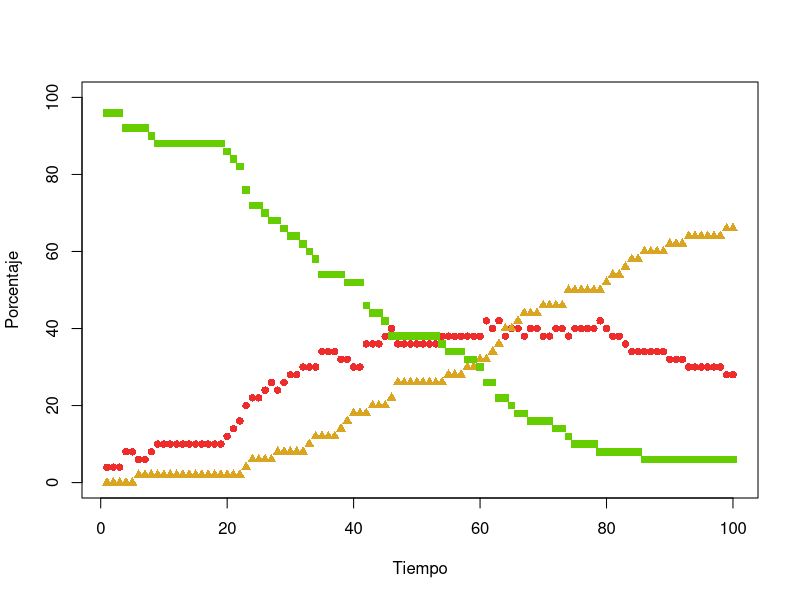

Here is the R script that generated this plot:
l <- 1.5
n <- 50
pi <- 0.05
pr <- 0.02
v <- l / 30
impr = FALSE

r <- 0.1
tmax <- 100
digitos <- floor(log(tmax, 10)) + 1

inic = proc.time()
agentes <- data.frame(x = double(), y = double(), dx = double(), dy = double(), estado  = character())
for (i in 1:n) {
    e <- "S"
    if (runif(1) < pi) {
        e <- "I"
    }
    agentes <- rbind(agentes, data.frame(x = runif(1, 0, l), y = runif(1, 0, l),
                                          dx = runif(1, -v, v), dy = runif(1, -v, v),
                                         estado = e))
    levels(agentes$estado) <- c("S", "I", "R")
}
epidemia <- integer()
inmunes <- integer()
saludables <- integer()

for (tiempo in 1:tmax) {
    infectados <- dim(agentes[agentes$estado == "I",])[1]
    epidemia <- c(epidemia, infectados)
    recuperados <- nrow(agentes[agentes$estado == "R",])
    inmunes <- c(inmunes, recuperados)
    sanos <- nrow(agentes[agentes$estado == "S",])
    saludables <- c(saludables, sanos)

    if (infectados == 0) {
        break
    }
    contagios <- rep(FALSE, n)
    for (i in 1:n) { # posibles contagios
        a1 <- agentes[i, ]
        if (a1$estado == "I") { # desde los infectados
            for (j in 1:n) {
                if (!contagios[j]) { # aun sin contagio
                    a2 <- agentes[j, ]
                    if (a2$estado == "S") { # hacia los susceptibles
                        dx <- a1$x - a2$x
                        dy <- a1$y - a2$y
                        d <- sqrt(dx^2 + dy^2)
                        if (d < r) { # umbral
                            p <- (r - d) / r
                            if (runif(1) < p) {
                                contagios[j] <- TRUE
                            }
                        }
                    }
                }
            }
        }
    }
    for (i in 1:n) { # movimientos y actualizaciones
        a <- agentes[i, ]
        if (contagios[i]) {
            a$estado <- "I"
        } else if (a$estado == "I") { # ya estaba infectado
            if (runif(1) < pr) {
                a$estado <- "R" # recupera
            }
        }
        a$x <- a$x + a$dx
        a$y <- a$y + a$dy
        if (a$x > l) {
            a$x <- a$x - l
        }
        if (a$y > l) {
            a$y <- a$y - l
        }
        if (a$x < 0) {
            a$x <- a$x + l
        }
        if (a$y < 0) {
            a$y <- a$y + l
        }
        agentes[i, ] <- a
    }
    aS <- agentes[agentes$estado == "S",]
    aI <- agentes[agentes$estado == "I",]
    aR <- agentes[agentes$estado == "R",]
    tl <- paste(tiempo, "", sep="")
    if(impr){
        while (nchar(tl) < digitos) {
            tl <- paste("0", tl, sep="")
        }
        salida <- paste("p6_t", tl, ".png", sep="")
        tiempo <- paste("Paso", tiempo)
        png(salida)
        plot(l, type="n", main=tiempo, xlim=c(0, l), ylim=c(0, l), xlab="x", ylab="y")
        if (dim(aS)[1] > 0) {
            points(aS$x, aS$y, pch=15, col="chartreuse3", bg="chartreuse3")
        }
        if (dim(aI)[1] > 0) {
            points(aI$x, aI$y, pch=16, col="firebrick2", bg="firebrick2")
        }
        if (dim(aR)[1] > 0) {
            points(aR$x, aR$y, pch=17, col="goldenrod", bg="goldenrod")
        }
        graphics.off()
    }
}
print(proc.time()-inic)
png("p6e.png", width=1800, height=900)
plot(1:length(epidemia), 100 * epidemia / n, pch=16 , col="firebrick2", ylim=c(0,100), xlab="Tiempo", ylab="Porcentaje")
points(1:length(inmunes), 100 *inmunes / n, pch=17, col="goldenrod")
points(1:length(saludables), 100 *saludables / n, pch=15, col="chartreuse3")

graphics.off()
